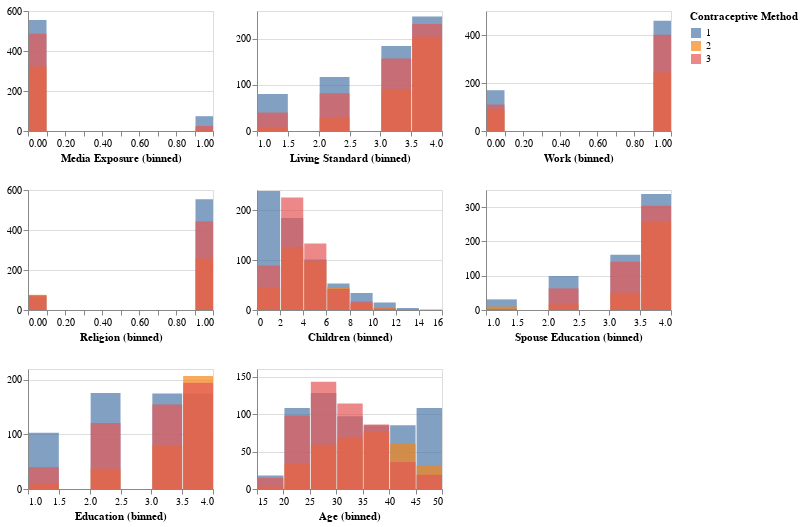

The code cell stored with this chart in its notebook:
### Code cell
aly.dist(df, 'Contraceptive Method', mark='bar')

### Figure 1 — Vega-Lite specification as saved in the notebook (floating-point values rounded to 4 significant figures; data arrays with more than 128 entries replaced by an {"elided": "..."} marker saying what was removed)
{"config": {"view": {"continuousWidth": 400, "continuousHeight": 300}}, "repeat": ["Media Exposure", "Living Standard", "Work", "Religion", "Children", "Spouse Education", "Education", "Age"], "spec": {"data": {"name": "data-c23fabc56d472ed0776e4b0999b29678"}, "mark": {"type": "bar", "opacity": 0.7}, "encoding": {"color": {"field": "Contraceptive Method", "type": "nominal"}, "x": {"bin": true, "field": {"repeat": "repeat"}, "type": "quantitative"}, "y": {"aggregate": "count", "stack": null, "title": "", "type": "quantitative"}}, "height": 120, "width": 185}, "columns": 3, "$schema": "https://vega.github.io/schema/vega-lite/v4.17.0.json", "datasets": {"data-c23fabc56d472ed0776e4b0999b29678": {"elided": "1473 records"}}}
